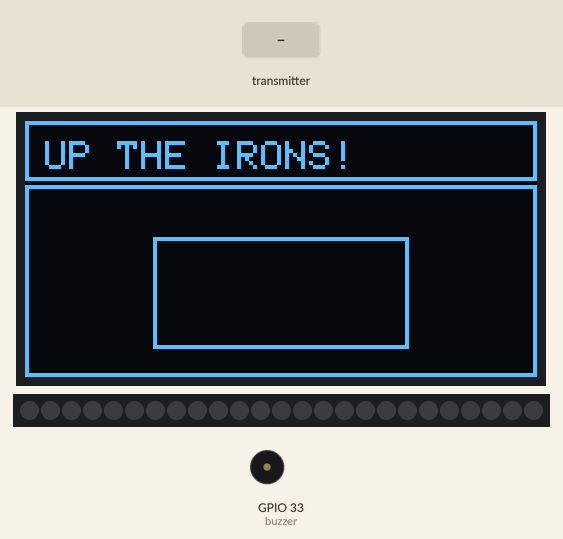
The sketch below on a simulated ESP32. Parts: 128×64 one-colour display, 25 RGB LEDs in strip order, left to right, buzzer (waves = sounding, pin HIGH). Inputs (shaded band) come from the test bench. What the sketch prints to the serial monitor is not drawn.

Above: at 2.7 s.
2.8 s: the transmitter starts sending valor = 0
Timing chart, 0 to 5.8 s (numbered marks = the images above; inputs shaded):
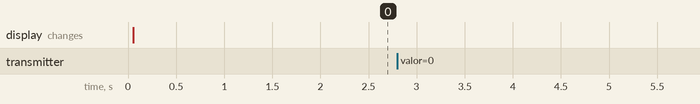

The sketch:

ESP32-microSTEAMakers_ESP-NOW_recibe.ino
```cpp
///////////////////////////////////
#include <Adafruit_GFX.h>
#include <Adafruit_SSD1306.h>
#include <WiFi.h>
#include <esp_now.h>
#include <Adafruit_NeoPixel.h>

Adafruit_SSD1306 display(128, 64, &Wire, -1);

#define rgb_pin 13
#define NUMPIXELS 25
uint8_t pixel_num = 0;
#define buzzer 33

Adafruit_NeoPixel pixels(NUMPIXELS, rgb_pin, NEO_GRB + NEO_KHZ800);


bool status_recibido = false;
bool envio = false;
esp_now_send_status_t status_envio;
int contador = -1;
int valor_inicial = 876543;

typedef struct {
  int valor;
} Datos;

Datos incomingData;
int dato_recibido = 0;
int durac_apagado = 5000;
uint32_t tmp_apagado = -durac_apagado;
uint32_t tmp_tono = 0;
bool LA = false;

void OnDataRecv(const esp_now_recv_info *info, const uint8_t *incomingDataBytes, int len) {
  memcpy(&incomingData, incomingDataBytes, sizeof(Datos));
  status_recibido = true;
  dato_recibido = incomingData.valor;
  contador++;
}


void setup() {
  Serial.begin(115200);
  init_display();
  pixels.begin();
  pixels.clear();
  pinMode(buzzer, OUTPUT);
  WiFi.mode(WIFI_STA);
  delay(500);
  Serial.println("\nUP THE IRONS!");
  inicio_ESP_NOW();
  delay(1000);
}

void loop() {
  func_recibido();
}


void init_display() {
  display.begin(SSD1306_SWITCHCAPVCC, 0x3C);
  display.clearDisplay();
  display.drawRect(0, 0, 128, 15, SSD1306_WHITE);
  display.drawRect(0, 16, 128, 48, SSD1306_WHITE);
  display.drawRect(32, 29, 64, 28, SSD1306_WHITE);
  display.setCursor(5, 5);
  display.setTextSize(1);
  display.setTextColor(SSD1306_WHITE, SSD1306_BLACK);
  display.write("UP THE IRONS!");
  display.display();
}

void inicio_ESP_NOW() {
  if (esp_now_init() != ESP_OK) {
    Serial.println("Error inicializando ESP-NOW");
    return;
  } else {
    Serial.println("ESP-NOW Iniciado");
  }
  esp_now_register_recv_cb(OnDataRecv);
}


void func_recibido() {
  if (status_recibido) {
    status_recibido = false;
    Serial.println("Recibido: " + String(dato_recibido));
    Serial.println("Contador: " + String(contador));
  }
  //if (dato_recibido == 876543 - contador) {
  if (dato_recibido > 875000) {
    delay(50);
    LA = true;
    func_sirena();
    tmp_apagado = millis();
    dato_recibido = 0;

  } else {
    if (millis() > tmp_apagado + durac_apagado) {
      for (int i = 0; i < 25; i++) {
        pixels.setPixelColor(i, pixels.Color(0, 0, 0));
      }
      pixels.show();
      noTone(buzzer);
    } else {
      func_sirena();
    }
  }
}

void func_sirena() {
  if (millis() > tmp_tono + 250) {
    tmp_tono = millis();
    if (LA) {
      tone(buzzer, 440);
      for (int i = 0; i < 25; i++) {
        pixels.setPixelColor(i, pixels.Color(10, 0, 0));
      }
      pixels.show();
    } else {
      tone(buzzer, 330);
      for (int i = 0; i < 25; i++) {
        pixels.setPixelColor(i, pixels.Color(0, 0, 10));
      }
      pixels.show();
    }
    LA = !LA;
  }
}
```

Measured:
- after the input at 2.8 s, every drawn part: stays the same
